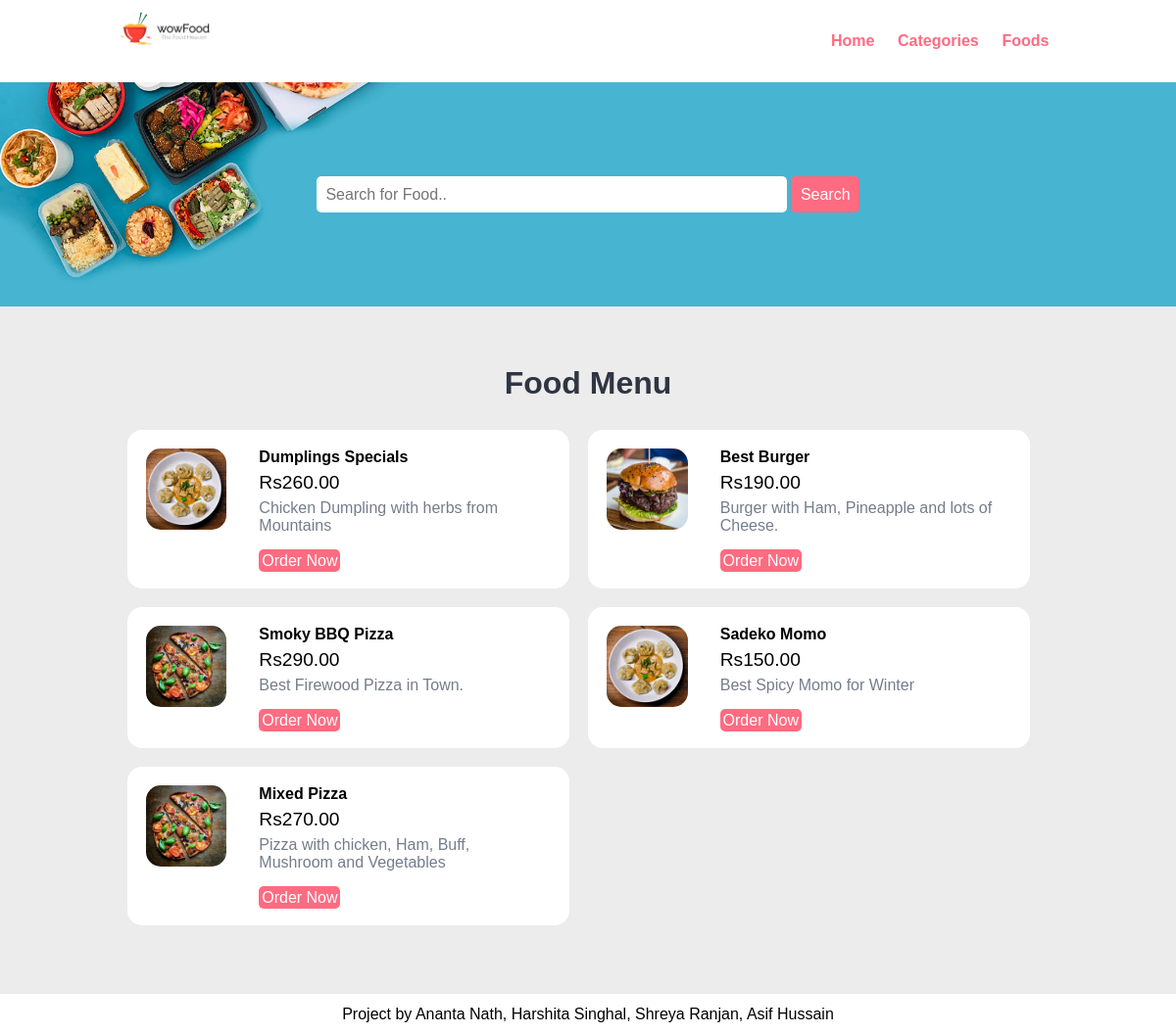
Screenshot of /foods.php with the database file from the repository.
### tables this page shows
CREATE TABLE `tbl_food` (
  `id` int(10) UNSIGNED NOT NULL,
  `title` varchar(100) NOT NULL,
  `description` text NOT NULL,
  `price` decimal(10,2) NOT NULL,
  `image_name` varchar(255) NOT NULL,
  `category_id` int(10) UNSIGNED NOT NULL,
  `featured` varchar(10) NOT NULL,
  `active` varchar(10) NOT NULL
);

### foods.php (the view, shortened to what this page needs)
<?php include('partials-front/menu.php'); ?>
<section class="food-search text-center">
    <div class="container">
        <form action="<?php echo SITEURL; ?>food-search.php" method="POST">
            <input type="search" name="search" placeholder="Search for Food.." required>
            <input type="submit" name="submit" value="Search" class="btn btn-primary">
        </form>
    </div>
</section>
<section class="food-menu">
    <div class="container">
        <h2 class="text-center">Food Menu</h2>
        <?php
            $sql = "SELECT * FROM tbl_food WHERE active='Yes'";
            $res=mysqli_query($conn, $sql);
            $count = mysqli_num_rows($res);
            if($count>0)
            {
                while($row=mysqli_fetch_assoc($res))
                {
                    $id = $row['id'];
                    $title = $row['title'];
                    $description = $row['description'];
                    $price = $row['price'];
                    $image_name = $row['image_name'];
                    ?>
                    <div class="food-menu-box">
                        <div class="food-menu-img">
                            <?php
                                if($image_name=="")
                                {
                                    echo "<div class='error'>Image not Available.</div>";
                                }
                                else
                                {
                                    ?>
                                    <img src="<?php echo SITEURL; ?>images/food/<?php echo $image_name; ?>" alt="Chicken Hawain Pizza" class="img-responsive img-curve">
                                    <?php
                                }
                            ?>
                        </div>
                        <div class="food-menu-desc">
                            <h4><?php echo $title; ?></h4>
                            <p class="food-price">Rs<?php echo $price; ?></p>
                            <p class="food-detail">
                                <?php echo $description; ?>
                            </p>
                            <br>
                            <a href="<?php echo SITEURL; ?>order.php?food_id=<?php echo $id; ?>" class="btn btn-primary">Order Now</a>
                        </div>
                    </div>
                    <?php
                }
            }
            else
            {
                echo "<div class='error'>Food not found.</div>";
            }
        ?>
    </div>
</section>
<?php include('partials-front/footer.php'); ?>

### css/style.css (style rules this page uses)
* { margin: 0 0; padding: 0 0; font-family: Arial, Helvetica, sans-serif; }
.container { width: 80%; margin: 0 auto; padding: 1%; }
.img-responsive { width: 100%; }
.img-curve { border-radius: 15px; }
.text-center { text-align: center; }
a { color: #ff6b81; text-decoration: none; }
.btn { padding: 1%; border: none; font-size: 1rem; border-radius: 5px; }
.btn-primary { background-color: #ff6b81; color: white; cursor: pointer; }
h2 { color: #2f3542; font-size: 2rem; margin-bottom: 2%; }
.food-search { background-image: url(../images/bg.jpg); background-size: cover; background-repeat: no-repeat; background-position: center; padding: 7% 0; }
.food-search input[type="search"] { width: 50%; padding: 1%; font-size: 1rem; border: none; border-radius: 5px; }
.food-menu { background-color: #ececec; padding: 4% 0; }
.food-menu-box { width: 43%; margin: 1%; padding: 2%; float: left; background-color: white; border-radius: 15px; }
.food-menu-img { width: 20%; float: left; }
.food-menu-desc { width: 70%; float: left; margin-left: 8%; }
.food-price { font-size: 1.2rem; margin: 2% 0; }
.food-detail { font-size: 1rem; color: #747d8c; }

### rows the page displays
tbl_food: image_name (picture), title "Dumplings Specials", price "260.00", description "Chicken Dumpling with herbs from Mountains"
tbl_food: image_name (picture), title "Best Burger", price "190.00", description "Burger with Ham, Pineapple and lots of Cheese."
tbl_food: image_name (picture), title "Smoky BBQ Pizza", price "290.00", description "Best Firewood Pizza in Town."
tbl_food: image_name (picture), title "Sadeko Momo", price "150.00", description "Best Spicy Momo for Winter"
tbl_food: image_name (picture), title "Mixed Pizza", price "270.00", description "Pizza with chicken, Ham, Buff, Mushroom and Vegetables"
